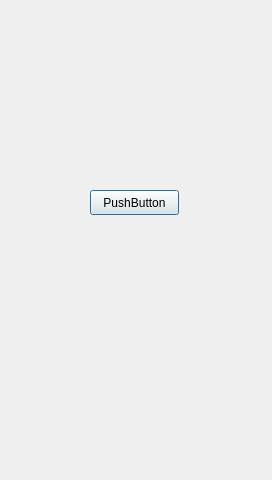
<?xml version="1.0" encoding="UTF-8"?>
<ui version="4.0">
 <class>SecondWindow</class>
 <widget class="QDialog" name="SecondWindow">
  <property name="geometry">
   <rect>
    <x>0</x>
    <y>0</y>
    <width>272</width>
    <height>480</height>
   </rect>
  </property>
  <property name="windowTitle">
   <string>Dialog</string>
  </property>
  <widget class="QPushButton" name="button2">
   <property name="geometry">
    <rect>
     <x>90</x>
     <y>190</y>
     <width>89</width>
     <height>25</height>
    </rect>
   </property>
   <property name="text">
    <string>PushButton</string>
   </property>
  </widget>
 </widget>
 <resources/>
 <connections/>
</ui>
